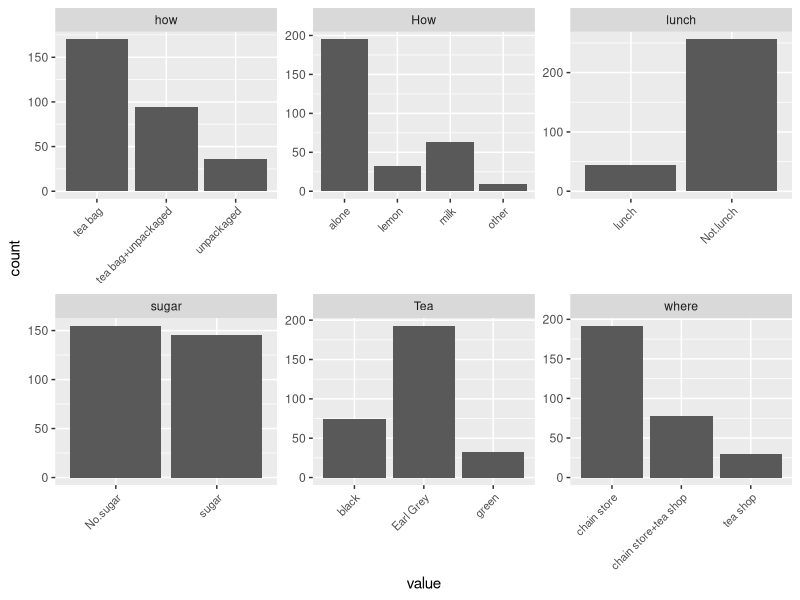
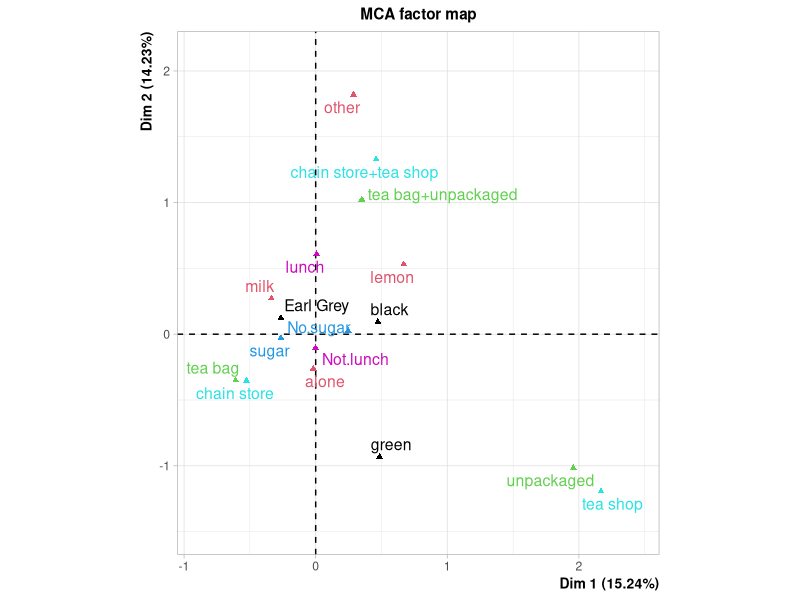

R code for these plots, in order:
## ---- chunk 1
library(FactoMineR);library(ggplot2);library(dplyr);library(tidyr)

data(tea)
str(tea)
keep_columns <- c("Tea", "How", "how", "sugar", "where", "lunch")
tea_time <- select(tea, one_of(keep_columns))
summary(tea_time)
str(tea_time)

gather(tea_time) %>% ggplot(aes(value)) + facet_wrap("key", scales = "free") + geom_bar() + theme(axis.text.x = element_text(angle = 45, hjust = 1, size = 8))


# multiple correspondence analysis
mca <- MCA(tea_time, graph = FALSE)

# summary of the mode
summary(mca)

# visualize MCA
plot(mca, invisible=c("ind"), habillage = "quali")
